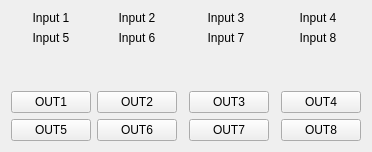
      <widget class="QWidget" name="tab_10">
       <attribute name="title">
        <string>IO Monitor</string>
       </attribute>
       <layout class="QGridLayout" name="gridLayout_26">
        <item row="3" column="0">
         <widget class="QPushButton" name="but_out_1">
          <property name="sizePolicy">
           <sizepolicy hsizetype="Expanding" vsizetype="Expanding">
            <horstretch>0</horstretch>
            <verstretch>0</verstretch>
           </sizepolicy>
          </property>
          <property name="text">
           <string>OUT1</string>
          </property>
          <property name="checkable">
           <bool>true</bool>
          </property>
         </widget>
        </item>
        <item row="4" column="0">
         <widget class="QPushButton" name="but_out_5">
          <property name="sizePolicy">
           <sizepolicy hsizetype="Expanding" vsizetype="Expanding">
            <horstretch>0</horstretch>
            <verstretch>0</verstretch>
           </sizepolicy>
          </property>
          <property name="text">
           <string>OUT5</string>
          </property>
          <property name="checkable">
           <bool>true</bool>
          </property>
         </widget>
        </item>
        <item row="0" column="0">
         <widget class="QLabel" name="label_input_1">
          <property name="sizePolicy">
           <sizepolicy hsizetype="Preferred" vsizetype="Expanding">
            <horstretch>0</horstretch>
            <verstretch>0</verstretch>
           </sizepolicy>
          </property>
          <property name="text">
           <string>Input 1</string>
          </property>
          <property name="alignment">
           <set>Qt::AlignCenter</set>
          </property>
         </widget>
        </item>
        <item row="3" column="3">
         <widget class="QPushButton" name="but_out_3">
          <property name="sizePolicy">
           <sizepolicy hsizetype="Expanding" vsizetype="Expanding">
            <horstretch>0</horstretch>
            <verstretch>0</verstretch>
           </sizepolicy>
          </property>
          <property name="text">
           <string>OUT3</string>
          </property>
          <property name="checkable">
           <bool>true</bool>
          </property>
         </widget>
        </item>
        <item row="1" column="4" colspan="2">
         <widget class="QLabel" name="label_input_8">
          <property name="text">
           <string>Input 8</string>
          </property>
          <property name="alignment">
           <set>Qt::AlignCenter</set>
          </property>
         </widget>
        </item>
        <item row="1" column="0">
         <widget class="QLabel" name="label_input_5">
          <property name="sizePolicy">
           <sizepolicy hsizetype="Preferred" vsizetype="Expanding">
            <horstretch>0</horstretch>
            <verstretch>0</verstretch>
           </sizepolicy>
          </property>
          <property name="text">
           <string>Input 5</string>
          </property>
          <property name="alignment">
           <set>Qt::AlignCenter</set>
          </property>
         </widget>
        </item>
        <item row="4" column="1">
         <widget class="QPushButton" name="but_out_6">
          <property name="sizePolicy">
           <sizepolicy hsizetype="Expanding" vsizetype="Expanding">
            <horstretch>0</horstretch>
            <verstretch>0</verstretch>
           </sizepolicy>
          </property>
          <property name="text">
           <string>OUT6</string>
          </property>
          <property name="checkable">
           <bool>true</bool>
          </property>
         </widget>
        </item>
        <item row="3" column="1">
         <widget class="QPushButton" name="but_out_2">
          <property name="sizePolicy">
           <sizepolicy hsizetype="Expanding" vsizetype="Expanding">
            <horstretch>0</horstretch>
            <verstretch>0</verstretch>
           </sizepolicy>
          </property>
          <property name="text">
           <string>OUT2</string>
          </property>
          <property name="checkable">
           <bool>true</bool>
          </property>
         </widget>
        </item>
        <item row="0" column="4" colspan="2">
         <widget class="QLabel" name="label_input_4">
          <property name="text">
           <string>Input 4</string>
          </property>
          <property name="alignment">
           <set>Qt::AlignCenter</set>
          </property>
         </widget>
        </item>
        <item row="1" column="2" colspan="2">
         <widget class="QLabel" name="label_input_7">
          <property name="text">
           <string>Input 7</string>
          </property>
          <property name="alignment">
           <set>Qt::AlignCenter</set>
          </property>
         </widget>
        </item>
        <item row="4" column="3">
         <widget class="QPushButton" name="but_out_7">
          <property name="sizePolicy">
           <sizepolicy hsizetype="Expanding" vsizetype="Expanding">
            <horstretch>0</horstretch>
            <verstretch>0</verstretch>
           </sizepolicy>
          </property>
          <property name="text">
           <string>OUT7</string>
          </property>
          <property name="checkable">
           <bool>true</bool>
          </property>
         </widget>
        </item>
        <item row="0" column="2" colspan="2">
         <widget class="QLabel" name="label_input_3">
          <property name="text">
           <string>Input 3</string>
          </property>
          <property name="alignment">
           <set>Qt::AlignCenter</set>
          </property>
         </widget>
        </item>
        <item row="0" column="1">
         <widget class="QLabel" name="label_input_2">
          <property name="text">
           <string>Input 2</string>
          </property>
          <property name="alignment">
           <set>Qt::AlignCenter</set>
          </property>
         </widget>
        </item>
        <item row="3" column="5">
         <widget class="QPushButton" name="but_out_4">
          <property name="sizePolicy">
           <sizepolicy hsizetype="Expanding" vsizetype="Expanding">
            <horstretch>0</horstretch>
            <verstretch>0</verstretch>
           </sizepolicy>
          </property>
          <property name="text">
           <string>OUT4</string>
          </property>
          <property name="checkable">
           <bool>true</bool>
          </property>
         </widget>
        </item>
        <item row="1" column="1">
         <widget class="QLabel" name="label_input_6">
          <property name="text">
           <string>Input 6</string>
          </property>
          <property name="alignment">
           <set>Qt::AlignCenter</set>
          </property>
         </widget>
        </item>
        <item row="4" column="5">
         <widget class="QPushButton" name="but_out_8">
          <property name="sizePolicy">
           <sizepolicy hsizetype="Expanding" vsizetype="Expanding">
            <horstretch>0</horstretch>
            <verstretch>0</verstretch>
           </sizepolicy>
          </property>
          <property name="text">
           <string>OUT8</string>
          </property>
          <property name="checkable">
           <bool>true</bool>
          </property>
         </widget>
        </item>
        <item row="2" column="0" colspan="6">
         <spacer name="verticalSpacer">
          <property name="orientation">
           <enum>Qt::Vertical</enum>
          </property>
          <property name="sizeHint" stdset="0">
           <size>
            <width>20</width>
            <height>40</height>
           </size>
          </property>
         </spacer>
        </item>
       </layout>
      </widget>
